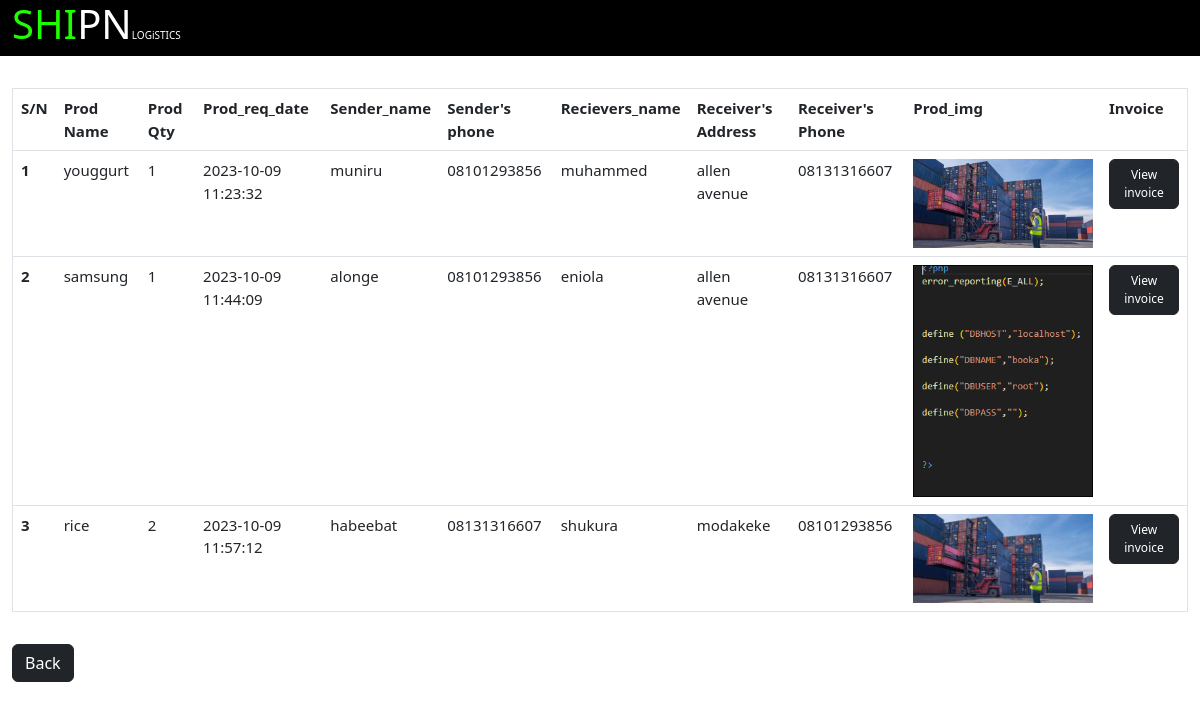
/prod_view.php (signed in), run on the app's committed database.
### tables this page shows
CREATE TABLE `products` (
  `prod_id` int(11) NOT NULL,
  `prod_name` varchar(100) NOT NULL,
  `prod_requestdate` timestamp NOT NULL DEFAULT current_timestamp(),
  `prod_weight` varchar(100) DEFAULT NULL,
  `prod_qty` int(11) NOT NULL,
  `prod_img` varchar(200) NOT NULL,
  `senders_name` varchar(200) NOT NULL,
  `senders_number` varchar(200) NOT NULL,
  `receivers_name` varchar(100) NOT NULL,
  `receivers_phone` varchar(200) NOT NULL,
  `prod_delivery_state` varchar(100) NOT NULL,
  `prod_delivery_lga` varchar(100) NOT NULL,
  `prod_delivery_address` varchar(100) NOT NULL,
  `user_prodid` int(11) NOT NULL,
  `button` varchar(200) NOT NULL,
  `cat_id` int(11) NOT NULL
);

### classes/Db.php (called while the page is built, shortened)
<?php
class Db{
    private $dbHost=DBHOST;
    private $dbUser=DBUSER;
    private $dbName=DBNAME;
    private $dbPassword=DBPASS;
   public $conn;
   public function connect(){
      $dsn="mysql:host=$this->dbHost;dbname=$this->dbName";
      $options=[
        PDO::ATTR_ERRMODE=>PDO::ERRMODE_EXCEPTION
      ];
      try {
       $this->conn=new PDO($dsn,$this->dbUser,$this->dbPassword,$options);
       } catch (Exception $e) {
        echo $e->getMessage();
      }
       return $this->conn;
   }
}
?>

### classes/User.php (called while the page is built, shortened)
<?php
include_once "Db.php";
 class User extends Db{
    public function fetch_user_details($user_id){
      $sql="SELECT * FROM users WHERE  user_id = ?";
      $stmt=$this->connect()->prepare($sql);
      $stmt->bindParam(1,$user_id,PDO::PARAM_INT);
      $stmt->execute();
      $user=$stmt->fetch(PDO::FETCH_ASSOC);
      return $user;
    }
}
?>

### classes/Product.php (called while the page is built, shortened)
<?php
include_once "Db.php";
class Product extends Db{
public function fetch_produser($user_prodid){
    $sql="SELECT * FROM products WHERE user_prodid=?";
    $stmt=$this->connect()->prepare($sql);
    $stmt->bindParam(1,$user_prodid,PDO::PARAM_INT);
    $stmt->execute();
    $response=$stmt->fetchAll(PDO::FETCH_ASSOC);
    return $response;
 }
}
?>

### prod_view.php (the view, shortened to what this page needs)
<?php
require_once "classes/Product.php";
include_once "classes/User.php";
if(isset($_SESSION["user_id"])){
    $user_id=$_SESSION["user_id"];
     $userr=new User();
     $user=$userr->fetch_user_details($user_id);
          $final_user_id =$user['user_id'];
    }
    $prod= new Product();
    $products=$prod->fetch_produser($final_user_id);
    ?>
<!DOCTYPE html>
<html lang="en">
<head>
    <link href="assets/bootstrap/css/bootstrap.min.css" rel="stylesheet" type="text/css">
    <link href="assets/fontawesome/css/all.min.css" rel="stylesheet" type="text/css">
</head>
<body>
    <div class="container-fluid">
        <div class="row" style="background-color: black;">
            <div class="col-12">
                      <h1>SHI<span>PN</span><span style="font-size: 10px;">LOGiSTICS</span></h1>
                    </div>
            </div>
            <div class="row">
                <div class="col-12 my-3">
                <table class="table" border=1px>
                        <tr style="font-size:15px">
                        <th>S/N</th>
                            <th>Prod Name</th>
                            <th>Prod Qty</th>
                            <th>Prod_req_date</th>
                            <th>Sender_name</th>
                             <th>Sender's phone</th>
                            <th>Recievers_name</th>
                             <th>Receiver's Address</th>
                            <th>Receiver's Phone</th>
                            <th>Prod_img</th>
                            <th> Invoice</th>
                        </tr>
                        <?php $sn= 1  ?>
                        <?php  foreach($products as $product){  ;?>
                        <tr style="font-size:15px">
                        <th><?php echo $sn++?></th>
                         <td><?php echo $product["prod_name"]?></td>
                            <td><?php echo $product["prod_qty"]?></td>
                            <td><?php echo $product["prod_requestdate"]?></td>
                            <td><?php echo $product["senders_name"]?></td>
                            <td><?php echo $product["senders_number"]?></td>
                            <td><?php echo $product["receivers_name"]?></td>
                            <td><?php echo $product["prod_delivery_address"]?></td>
                            <td><?php echo $product["receivers_phone"]?></td>
                    <div class="text-center mb-3"> <td>
                <img src="uploads/<?php echo $product['prod_img']; ?>" class="img-fluid">
                </td></div>
                           <td class="create">
                                 <form action="invoice.php" method="post">
                                      <button type="submit"name="invoicebtn" style="font-size:12px" class="btn btn-dark">View invoice</button>
                                 </form>
                            </td>
                        </tr>
                        <?php    }  ; ?>
                    </table>
                     </div>
                </div>
                <form action="services.php" method="post">
                            <button class="btn btn-dark">Back</button>
                        </form>
                </div>
</body>
</html>

### data on the page
products: prod_name "youggurt", prod_qty "1", prod_requestdate "2023-10-09 11:23:32", senders_name "muniru", senders_number "08101293856", receivers_name "muhammed", prod_delivery_address "allen avenue", receivers_phone "08131316607", prod_img (picture)
products: prod_name "samsung", prod_qty "1", prod_requestdate "2023-10-09 11:44:09", senders_name "alonge", senders_number "08101293856", receivers_name "eniola", prod_delivery_address "allen avenue", receivers_phone "08131316607", prod_img (picture)
products: prod_name "rice", prod_qty "2", prod_requestdate "2023-10-09 11:57:12", senders_name "habeebat", senders_number "08131316607", receivers_name "shukura", prod_delivery_address "modakeke", receivers_phone "08101293856", prod_img (picture)
